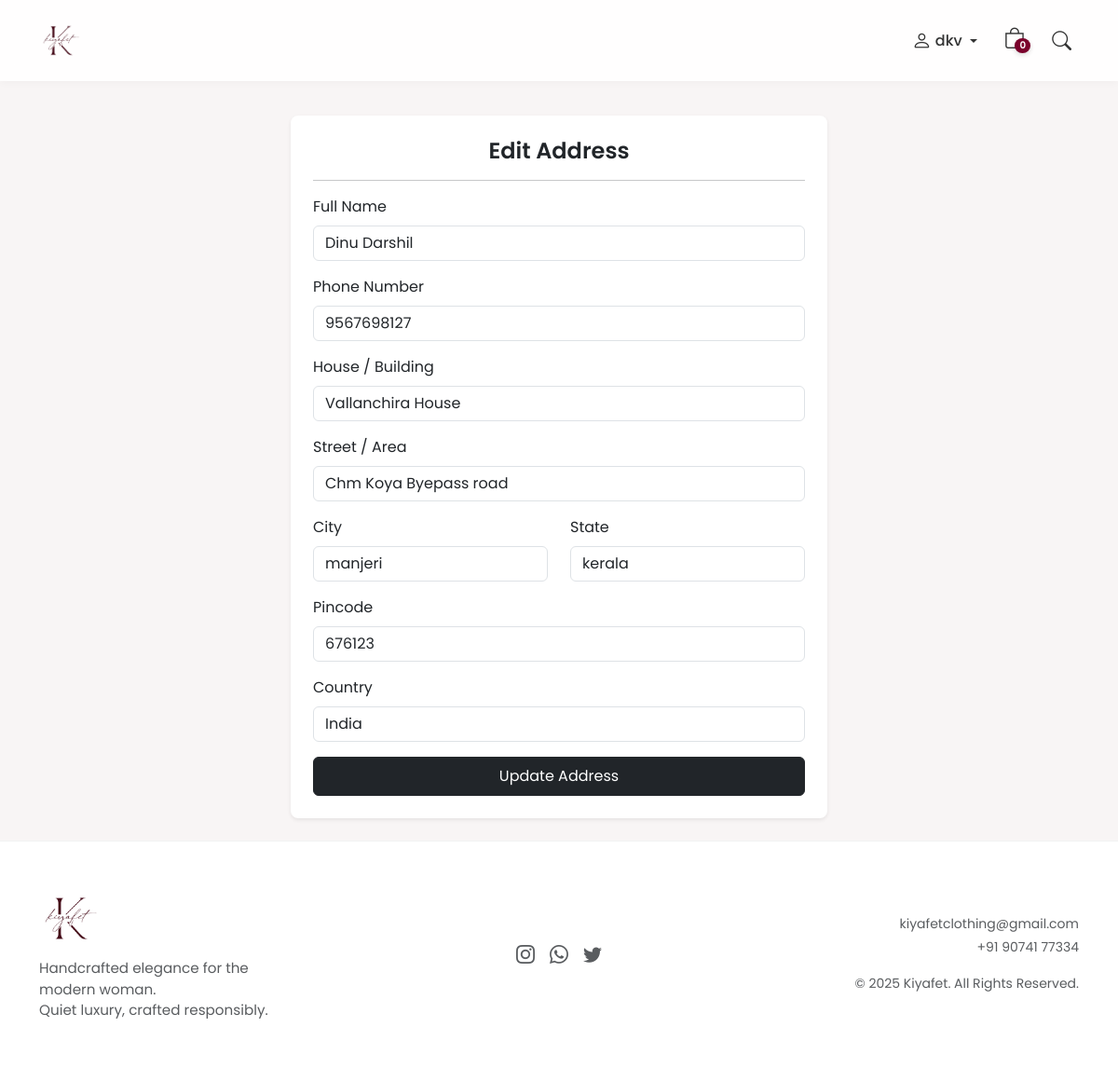
Page /address/edit/3/ (signed in) on the committed database.
### store_app/models.py (models this page shows, shortened)
class Address(models.Model):
    user = models.ForeignKey(User, on_delete=models.CASCADE)
    full_name = models.CharField(max_length=100)
    phone = models.CharField(max_length=15)
    house = models.CharField(max_length=200)
    street = models.CharField(max_length=200)
    city = models.CharField(max_length=100)
    state = models.CharField(max_length=100)
    pincode = models.CharField(max_length=10)
    country = models.CharField(max_length=100, default="India")

### store_app/views.py (the view, shortened to what this page needs)
# urls.py: path("address/edit/<int:id>/", views.EditAddressView.as_view(), name="edit_address"),
class EditAddressView(View):
    def get(self, request, id):
        if not request.user.is_authenticated:
            return redirect("login")
        address = get_object_or_404(Address, id=id, user=request.user)
        return render(request, "edit_address.html", {"address": address})

### store_app/context_processors.py (called while the page is built)
def cart_item_count(request):
    if request.user.is_authenticated:
        count = CartItem.objects.filter(user=request.user).count()
    else:
        count = 0
    return {'cart_item_count': count}

### store_app/templates/edit_address.html (shortened to what this page needs)
{% extends 'customer_base.html' %}
{% block content %}
<div class="container my-4" style="max-width: 600px;">
    <div class="card shadow-sm border-0 rounded-3">
        <div class="card-body p-4">
            <h4 class="mb-3 fw-semibold text-center">Edit Address</h4>
            <hr>
            <form method="POST">
                <div class="mb-3">
                    <label class="form-label">Full Name</label>
                    <input type="text" name="full_name" value="{{ address.full_name }}" class="form-control" required>
                </div>
                <div class="mb-3">
                    <label class="form-label">Phone Number</label>
                    <input type="text" name="phone" value="{{ address.phone }}" class="form-control" maxlength="15" required>
                </div>
                <div class="mb-3">
                    <label class="form-label">House / Building</label>
                    <input type="text" name="house" value="{{ address.house }}" class="form-control" required>
                </div>
                <div class="mb-3">
                    <label class="form-label">Street / Area</label>
                    <input type="text" name="street" value="{{ address.street }}" class="form-control" required>
                </div>
                <div class="row">
                    <div class="col-md-6 mb-3">
                        <label class="form-label">City</label>
                        <input type="text" name="city" value="{{ address.city }}" class="form-control" required>
                    </div>
                    <div class="col-md-6 mb-3">
                        <label class="form-label">State</label>
                        <input type="text" name="state" value="{{ address.state }}" class="form-control" required>
                    </div>
                </div>
                <div class="mb-3">
                    <label class="form-label">Pincode</label>
                    <input type="text" name="pincode" value="{{ address.pincode }}" class="form-control" maxlength="10" required>
                </div>
                <div class="mb-3">
                    <label class="form-label">Country</label>
                    <input type="text" name="country" value="{{ address.country }}" class="form-control" required>
                </div>
                <button class="btn btn-dark w-100 py-2">Update Address</button>
            </form>
        </div>
    </div>
</div>
{% endblock %}

### store_app/templates/customer_base.html (shortened to what this page needs)
{% load static %}
<!doctype html>
<html lang="en">
<head>
    <link href="https://cdn.jsdelivr.net/npm/bootstrap@5.3.2/dist/css/bootstrap.min.css" rel="stylesheet">
    <link href="https://cdn.jsdelivr.net/npm/bootstrap-icons@1.11.1/font/bootstrap-icons.css" rel="stylesheet">
</head>
<body>
    <nav class="navbar navbar-expand-lg fixed-top py-3">
        <div class="container d-flex align-items-center justify-content-between">
            <a class="navbar-brand" href="{% url 'home' %}">
                <img src="{% static 'logo.png' %}" alt="Kiyafet" style="height:45px;">
            </a>
            <div class="collapse navbar-collapse justify-content-end" id="navMenu">
                <ul class="navbar-nav align-items-center gap-3">
                    <li class="nav-item dropdown position-relative">
                        <a href="#" class="nav-link d-flex align-items-center gap-1 dropdown-toggle"
                            id="accountDropdown" role="button" data-bs-toggle="dropdown" aria-expanded="false">
                            <i class="bi bi-person" style="font-size:1.3rem;"></i>
                            {% if user.is_authenticated %}
                            <span class="d-none d-lg-inline fw-medium">{{ request.user.username }}</span>
                            {% else %}
                            <span class="d-none d-lg-inline fw-medium">Account</span>
                            {% endif %}
                        </a>
                    </li>
                    <li class="nav-item position-relative">
                        <a href="{% url 'cart_view' %}" class="nav-link position-relative d-inline-block"
                            style="padding: 0 5px;">
                            <i class="bi bi-bag" style="font-size:1.4rem; line-height:1;"></i>
                            <span class="cart-badge">
                                {% if user.is_authenticated %}
                                {{ cart_item_count|default:0 }}
                                {% else %}
                                0
                                {% endif %}
                            </span>
                        </a>
                    </li>
                    <li class="nav-item">
                        <a href="#" class="nav-link"><i class="bi bi-search" style="font-size:1.3rem;"></i></a>
                    </li>
                </ul>
            </div>
        </div>
    </nav>
    <main>
        {% block content %}{% endblock %}
    </main>
    <footer>
        <div class="container">
            <div class="row align-items-center text-center text-md-start g-4">
                <div class="col-md-4">
                    <div class="d-flex flex-column align-items-center align-items-md-start">
                        <img src="{% static 'logo.png' %}" alt="Kiyafet Logo" style="height:65px; margin-bottom:10px;">
                        <p class="text-muted mb-0" style="max-width:280px; font-size:0.95rem;">
                            Handcrafted elegance for the modern woman.<br>Quiet luxury, crafted responsibly.
                        </p>
                    </div>
                </div>
                <div class="col-md-4 text-center">
                    <div class="d-flex justify-content-center gap-3 fs-5">
                        <a href="https://www.instagram.com/kiyafet.__?utm_source=ig_web_button_share_sheet&igsh=ZDNlZDc0MzIxNw=="
                            class="text-muted"><i class="bi bi-instagram"></i></a>
                        <a href="https://wa.me/919074177334" target="_blank" class="text-muted"><i
                                class="bi bi-whatsapp"></i></a>
                        <a href="#" class="text-muted"><i class="bi bi-twitter"></i></a>
                    </div>
                </div>
                <div class="col-md-4 text-center text-md-end">
                    <small class="d-block mb-1">
                        <a href="mailto:kiyafetclothing@gmail.com" class="text-muted text-decoration-none">
                            kiyafetclothing@gmail.com
                        </a>
                    </small>
                    <small class="d-block mb-3">
                        <a href="tel:+919074177334" class="text-muted text-decoration-none">
                            +91 90741 77334
                        </a>
                    </small>
                    <small class="text-muted">© 2025 Kiyafet. All Rights Reserved.</small>
                </div>
            </div>
        </div>
    </footer>
</body>
</html>

### store_app/templates/customer_base.html (style rules this page uses)
:root { --bg-light: #f8f5f5; --panel: #fff; --rose: #7a002b; --accent: #b49782; --ink: #1b1b1b; }
html, body { height: 100%; margin: 0; }
body { display: flex; flex-direction: column; min-height: 100vh; background: var(--bg-light); font-family: 'Poppins', sans-serif; color: var(--ink); }
main { flex: 1; padding-top: 100px; }
.navbar { background: rgba(255, 255, 255, 0.9); backdrop-filter: blur(10px); transition: all 0.35s ease; box-shadow: 0 2px 8px rgba(0, 0, 0, 0.03); }
.nav-link { color: #333 !important; font-weight: 500; }
footer { background: #fff; padding: 50px 0; border-top: 1px solid rgba(0, 0, 0, 0.05); color: #555; margin-top: auto; }
footer a { color: var(--rose); text-decoration: none; }
.cart-badge { position: absolute; top: 11px; right: -1px; background-color: var(--rose); color: #fff; font-size: 0.65rem; font-weight: 600; border-radius: 50%; padding: 2px 5px; min-width: 16px; text-align: center; line-height: 1.1; box-shadow: 0 2px 5px rgba(0, 0, 0, 0.15); }

### rows in the picture
Address: full_name "Dinu Darshil", phone "9567698127", house "Vallanchira House", street "Chm Koya Byepass road", city "manjeri", state "kerala", pincode "676123", country "India"

### other values in the picture
{{ request.user.username }} "dkv"
{{ cart_item_count|default:0 }} "0"
